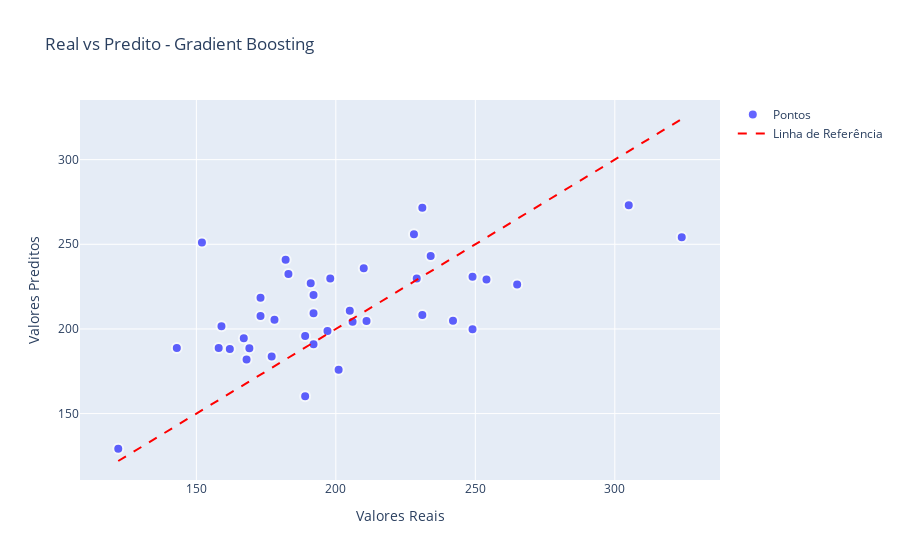

Notebook source saved alongside this figure:
### Code cell
fig = go.Figure()

fig.add_trace(go.Scatter(
    x=y_test, 
    y=y_pred_gb, 
    mode='markers', 
    marker=dict(color='blue', size=10, opacity=0.6, line=dict(width=2, color='white')),
    name='Pontos'
))

fig.add_trace(go.Scatter(
    x=[y_test.min(), y_test.max()],
    y=[y_test.min(), y_test.max()],
    mode='lines',
    line=dict(color='red', dash='dash', width=2),
    name='Linha de Referência'
))

fig.update_layout(
    title='Real vs Predito - Gradient Boosting',
    xaxis_title='Valores Reais',
    yaxis_title='Valores Preditos',
    showlegend=True
)

fig.show()

### Figure 1 — Plotly figure (JSON) as saved in the notebook; plotly's stock layout.template omitted (floating-point values rounded to 4 significant figures)
{"data": [{"marker": {"color": "blue", "line": {"color": "white", "width": 2}, "opacity": 0.6, "size": 10}, "mode": "markers", "name": "Pontos", "type": "scatter", "x": [169, 231, 201, 158, 249, 205, 249, 189, 242, 305, 143, 152, 231, 265, 206, 167, 168, 192, 173, 254, 182, 229, 210, 192, 177, 162, 197, 122, 234, 211, 159, 198, 191, 189, 324, 192, 183, 228, 178, 173], "y": [188.5, 271.6, 175.9, 188.8, 230.8, 210.7, 199.8, 160.3, 204.8, 273.0, 188.7, 251.0, 208.2, 226.2, 204.2, 194.5, 181.9, 220.0, 218.4, 229.2, 240.9, 229.8, 235.9, 191.0, 183.7, 188.2, 198.7, 129.2, 243.0, 204.8, 201.6, 229.8, 227.0, 195.8, 254.2, 209.3, 232.5, 255.9, 205.4, 207.6]}, {"line": {"color": "red", "dash": "dash", "width": 2}, "mode": "lines", "name": "Linha de Referência", "type": "scatter", "x": [122, 324], "y": [122, 324]}], "layout": {"showlegend": true, "title": {"text": "Real vs Predito - Gradient Boosting"}, "xaxis": {"title": {"text": "Valores Reais"}}, "yaxis": {"title": {"text": "Valores Preditos"}}}}
